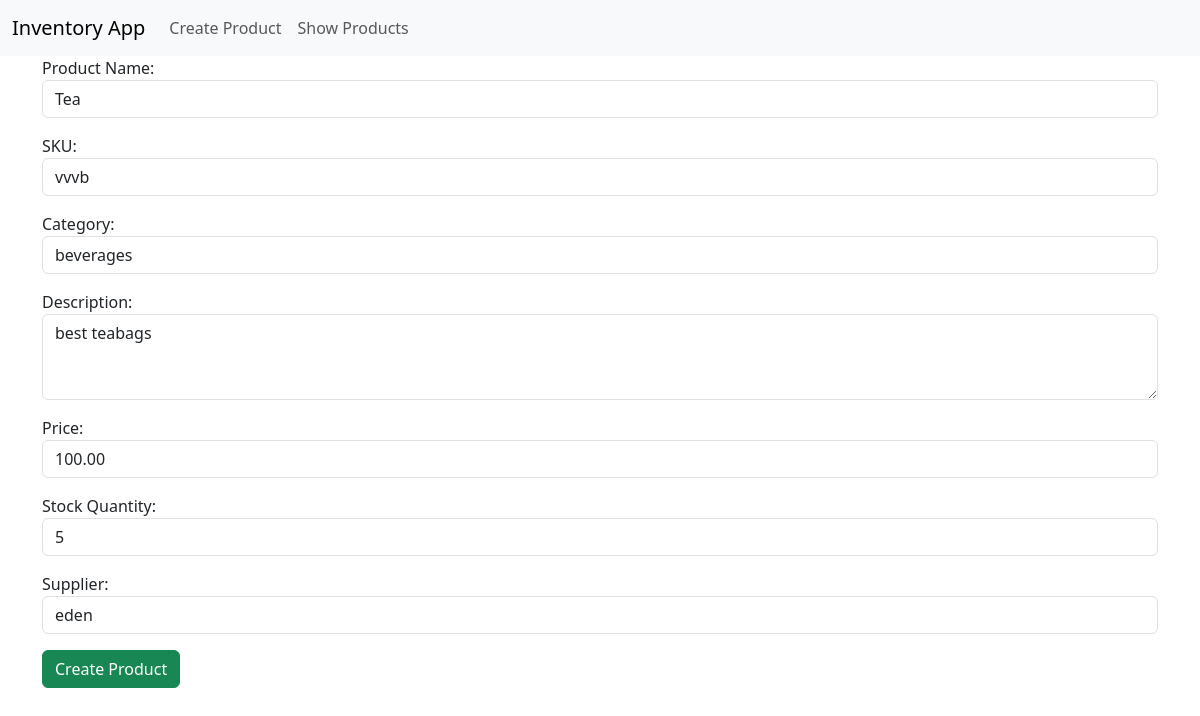
The app's page /update/1/ with its own data.
### invapp/models.py (models this page shows, shortened)
class Product(models.Model):
    product_id = models.AutoField(primary_key=True)
    name = models.CharField(max_length=100)
    sku = models.CharField(max_length=50, unique=True)
    category = models.CharField(max_length=50)
    description = models.TextField()
    price = models.DecimalField(max_digits=10, decimal_places=2)
    stock = models.PositiveIntegerField()
    supplier = models.CharField(max_length=100)

### invapp/views.py (the view)
# urls.py: path('update/<int:product_id>/', views.product_update_view, name='product_update'),
def product_update_view(request, product_id):
    product = Product.objects.get(product_id=product_id)
    form = ProductForm(request.POST or None, instance=product)
    if form.is_valid():
        form.save()
        return redirect('product_list')
    return render(request, 'invapp/productform.html', {'form': form, 'product': product})

### invapp/forms.py
class ProductForm(forms.ModelForm):
    class Meta:
        model = Product
        fields = '__all__'
        widgets = {
            'product_id': forms.HiddenInput(),
            'name': forms.TextInput(attrs={'class': 'form-control'}),
            'sku': forms.TextInput(attrs={'class': 'form-control'}),
            'category': forms.TextInput(attrs={'class': 'form-control'}),
            'description': forms.Textarea(attrs={'class': 'form-control', 'rows': 3}),
            'price': forms.NumberInput(attrs={'class': 'form-control'}),
            'stock': forms.NumberInput(attrs={'class': 'form-control'}),
            'supplier': forms.TextInput(attrs={'class': 'form-control'}),
        }
        labels = {
            'product_id': 'Product ID',
            'name': 'Product Name',
            'sku': 'SKU',
            'category': 'Category',
            'description': 'Description',
            'price': 'Price',
            'stock': 'Stock Quantity',
            'supplier': 'Supplier',
        }

### invapp/templates/invapp/productform.html (shortened to what this page needs)
{% extends 'invapp/layout.html' %}
{% block content %}
    <h1 class="text-center">Create a New Product</h1>
    <form method="POST" class="jumbotron">
        {{ form.as_p }}
        <button type="submit" class="btn btn-success btn-block">Create Product</button>
    </form>
{% endblock %}

### records on screen
Product: name "Tea", sku "vvvb", category "beverages", description "best teabags", price "100.00", stock "5", supplier "eden"
